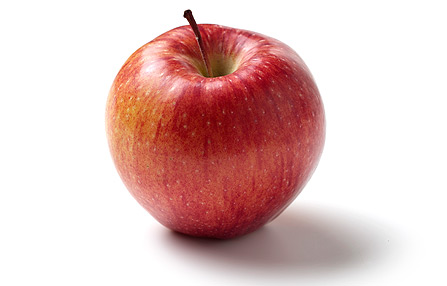
#> input picture img/1 apple.jpg, 447 x 286 px
$ python apple_detect.py
#> lines starting #> are read from the running program, lines starting #| are printed output that depends on the picture
#> further down, img is the input picture: shape (286, 447, 3); mean B, G, R 192.9, 195.1, 225.2
from constance import *


class AppleDetect:

    def __init__(self, cascade='cascade_pomme3.xml'):
        self._apples = None
        self._cascade = cv2.CascadeClassifier(cascade)
        self.nb_apples_found = 0
        self.nb_apples_fit = 0
        self.info_apples_fit = []
        self._upper_color = [0, 0, 0]
        self._lower_color = [0, 0, 0]

    def detect(self, img):
        gray = cv2.cvtColor(img, cv2.COLOR_BGR2GRAY)
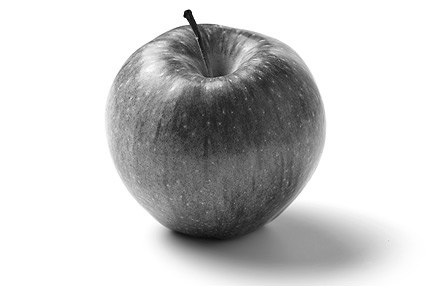
#> gray: shape (286, 447); min 4, max 255, mean 203.8
        self._apples = self._cascade.detectMultiScale(gray, 1.3, 5)
#> self._apples = [[110, 15, 231, 231]]
        try:
            self.nb_apples_found = self._apples.size / 4
#> self.nb_apples_found = 1
        except AttributeError:
            self.nb_apples_found = 0

    def detect_and_filter(self, img):
        self.detect(img)
        mask = np.zeros((img.shape[0], img.shape[1], 1), np.uint8)
        found = False
        for (x, y, w, h) in self._apples:
            cv2.circle(mask, center=(x+(w/2), y+(h/2)), radius=(w+h)/5, color=WHITE, thickness=-1)
            color = cv2.mean(img, mask)
            self.info_apples_fit.append([(x+(w/2), y+(h/2)), (w+h)/5, color])
            for i in range(3):
                if self._upper_color[i] > color[i] > self._lower_color[i]:
                    found = True
                else:
                    found = False
            if found:
                self.nb_apples_fit += 1
            found = False
            cv2.circle(mask, center=(x+(w/2), y+(h/2)), radius=(w+h)/5, color=BLACK, thickness=-1)
#> this loop made 1 pass
#> (x, y, w, h, color, self.nb_apples_fit, found) on pass 1: (110, 15, 231, 231, (59.39, 64.79, 170.8, 0), 1, False)
#> mask: shape (286, 447, 1); every value is 0
#> after the loop, self.info_apples_fit = [[(225.5, 130.5), 92.4, (59.39, 64.79, 170.8, 0)]]; self.nb_apples_fit = 1

    def set_upper_color(self, val):
        self._upper_color = val

    def set_lower_color(self, val):
        self._lower_color = val

    def set_all_color(self):
        self._upper_color = WHITE
        self._lower_color = BLACK

    def reset_info(self):
        self.info_apples_fit = []
        self.nb_apples_found = 0
        self.nb_apples_fit = 0


if __name__ == '__main__':

    img = cv2.imread('../img/1 apple.jpg')
    test = np.zeros(img.shape, np.uint8)

    apple_detector = AppleDetect()
    apple_detector.set_all_color()
    apple_detector.detect_and_filter(img)

    for i in iter(apple_detector.info_apples_fit):
        cv2.circle(test, i[0], i[1], i[2], thickness=-1)
#> this loop made 1 pass
#> i on pass 1: [(225.5, 130.5), 92.4, (59.39, 64.79, 170.8, 0)]
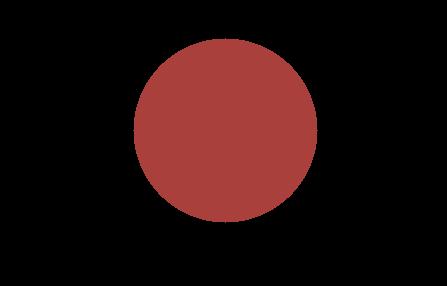
#> test: shape (286, 447, 3); mean of channels 0, 1, 2 12.3, 13.3, 35.3; drawn as B, G, R

    cv2.imshow('img', img)
    cv2.imshow('test', test)
    cv2.waitKey(0)

$ run again, with img/Mon_image.jpg copied over img/1 apple.jpg
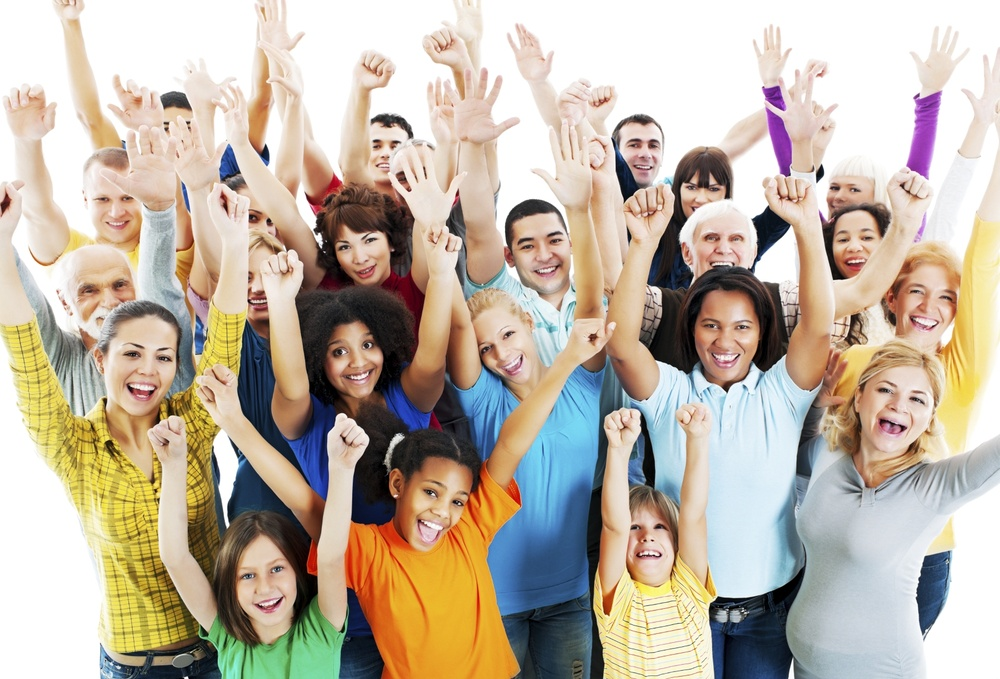
#> input picture img/Mon_image.jpg, 1000 x 679 px, shrunk from 1681 x 1142 before the run
#> img is the input picture: shape (679, 1000, 3); mean B, G, R 164.9, 180.5, 192.1
#> in detect, `gray = cv2.cvtColor(img, cv2.COLOR_BGR2GRAY)`:
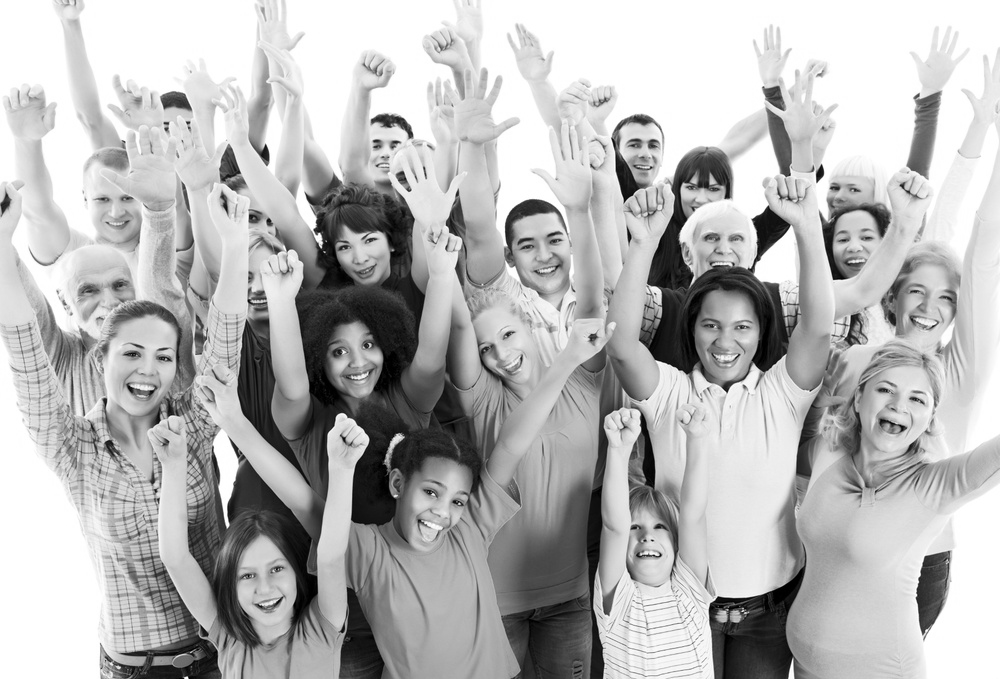
#> gray: shape (679, 1000); min 0, max 255, mean 182.2
#> self._apples = [[609, 343, 50, 50], [476, 462, 134, 134]]
#> the loop in detect_and_filter, `for (x, y, w, h) in self._apples:` made 2 passes
#> (x, y, w, h, color, self.nb_apples_fit, found) on passes 1 to 2: (609, 343, 50, 50, (118.7, 145.9, 184.7, 0), 1, False), (476, 462, 134, 134, (149.9, 116.5, 80.64, 0), 2, False)
#> after the loop in detect_and_filter, `for (x, y, w, h) in self._apples:`: self.info_apples_fit = [[(634, 368), 20, (118.7, 145.9, 184.7, 0)], [(543, 529), 53.6, (149.9, 116.5, 80.64, 0)]]; self.nb_apples_fit = 2
#> the loop `for i in iter(apple_detector.info_apples_fit):` made 2 passes
#> i on passes 1 to 2: [(634, 368), 20, (118.7, 145.9, 184.7, 0)], [(543, 529), 53.6, (149.9, 116.5, 80.64, 0)]
#> after the loop `for i in iter(apple_detector.info_apples_fit):`:
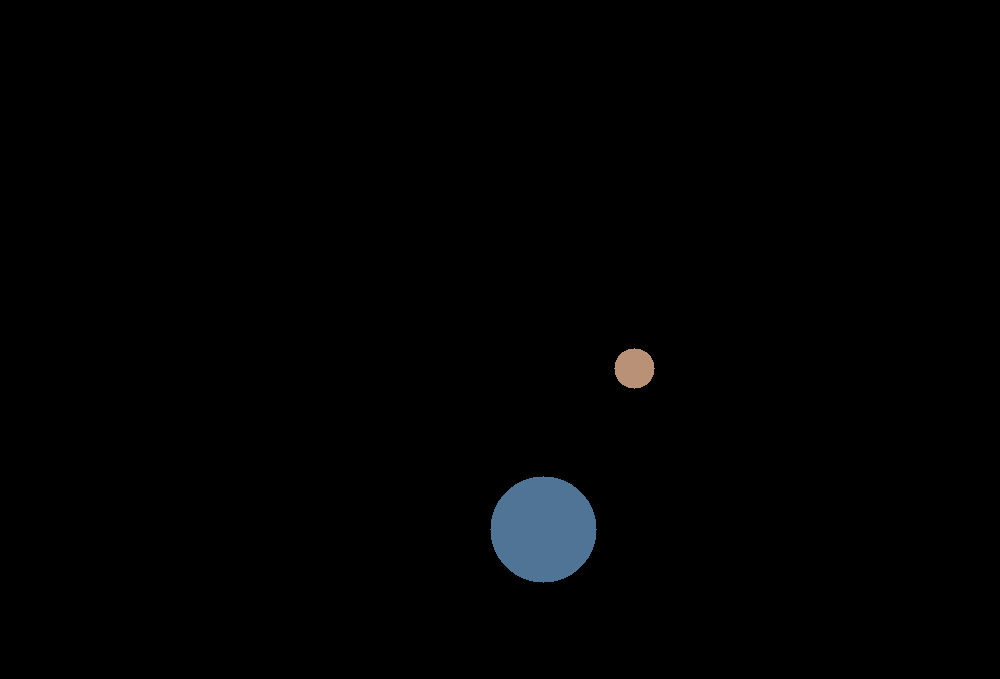
#> test: shape (679, 1000, 3); mean of channels 0, 1, 2 2.2, 1.8, 1.4; drawn as B, G, R

$ run again, with img/apple.jpg copied over img/1 apple.jpg
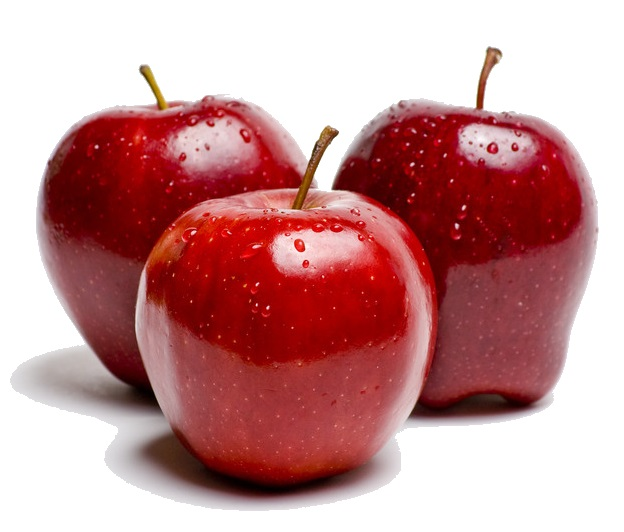
#> input picture img/apple.jpg, 624 x 532 px
#> img is the input picture: shape (532, 624, 3); mean B, G, R 148.1, 147.3, 198.4
#> in detect, `gray = cv2.cvtColor(img, cv2.COLOR_BGR2GRAY)`:
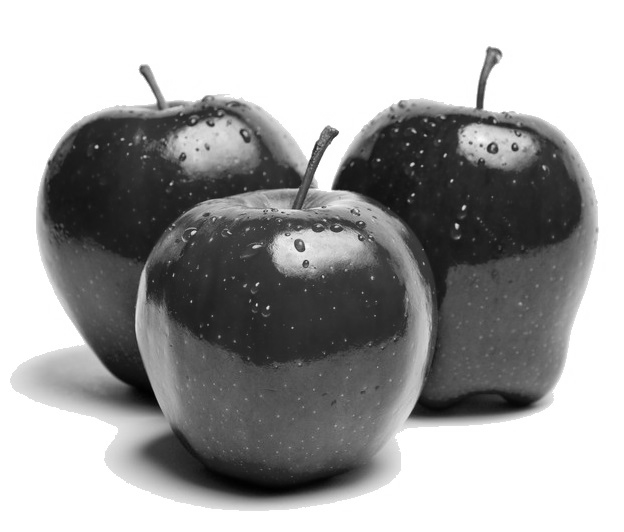
#> gray: shape (532, 624); min 1, max 255, mean 162.7
#> self._apples = [[127, 188, 314, 314]]
#> the loop in detect_and_filter, `for (x, y, w, h) in self._apples:` made 1 pass
#> (x, y, w, h, color, self.nb_apples_fit, found) on pass 1: (127, 188, 314, 314, (43.76, 43.55, 167.3, 0), 1, False)
#> after the loop in detect_and_filter, `for (x, y, w, h) in self._apples:`: self.info_apples_fit = [[(284, 345), 125.6, (43.76, 43.55, 167.3, 0)]]; self.nb_apples_fit = 1
#> the loop `for i in iter(apple_detector.info_apples_fit):` made 1 pass
#> i on pass 1: [(284, 345), 125.6, (43.76, 43.55, 167.3, 0)]
#> after the loop `for i in iter(apple_detector.info_apples_fit):`:
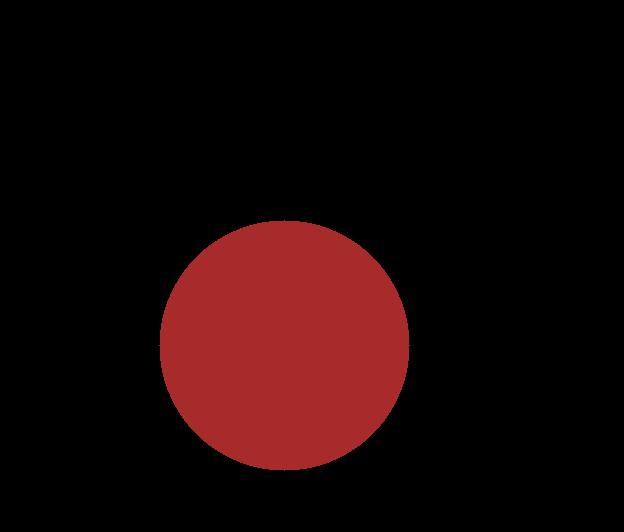
#> test: shape (532, 624, 3); mean of channels 0, 1, 2 6.4, 6.4, 24.7; drawn as B, G, R
